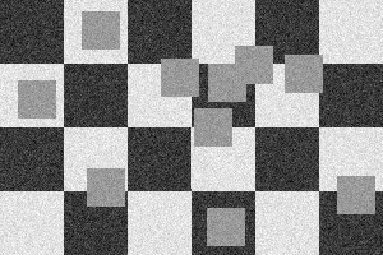
#> input picture Parte2/imagens/chess.png, 383 x 255 px, found by its file name
$ python main.py
#> lines starting #> are read from the running program, lines starting #| are printed output that depends on the picture

import random
import cv2
import os
import numpy as np
import matplotlib.pyplot as plt


def filter2d(image, filter):

    h, w = image.shape  # get width and height
    results = (image*0).astype(float)  # create results same size as image
    for x in range(1, w-1):
        for y in range(1, h-1):
            subimage = (image[y-1:y+2, x-1:x+2]).astype(float)
            subres = np.multiply(subimage, filter)
            som_subres = np.sum(subres)
            results[y, x] = som_subres

    # results = results.astype(np.uint8)
    return results


def main():

    # ------------------------------------------------------

    # Initialization

    # ------------------------------------------------------

    # TODO Create a black image with 400x600
    filename = '/home/mike/sharedVBWindows/MVA_6-24/MVA_24-25/Parte2/imagens/chess.png'
    if not os.path.isfile(filename):
        print('filename ' + filename + ' does not exist')

    # Load the image
    image = cv2.imread(filename,  cv2.IMREAD_GRAYSCALE)
#> image is the input picture: shape (255, 383); min 0, max 255, mean 142.2

    # image = np.zeros((500, 500)).astype(np.uint8)
    # image[200:260, 300:400] = 255
    # h, w = image.shape

    # ------------------------------------------------------
    # Execution
    # ------------------------------------------------------
    threshold = 1.5

    # define a filter for detecting vertical edges
    Fx = np.asarray([[-1, 0, 1],
                    [-2, 0, 2],
                    [-1, 0, 1]], dtype=float)
    print('Fx=\n' + str(Fx))

    result_x = filter2d(image.astype(float)/255, Fx)
#> in filter2d, `results = (image*0).astype(float)`: results: shape (255, 383) float64; every value is 0
#> after the loop in filter2d, `for x in range(1, w-1):`:
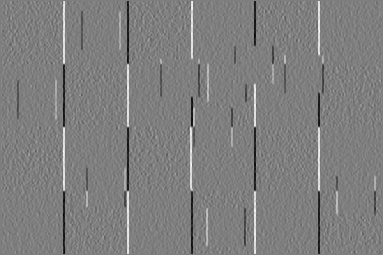
#> results: shape (255, 383) float64; min -3.45, max 3.47, mean -5.65e-05; drawn with min black and max white

    mask_x = (np.abs(result_x) > threshold).astype(np.uint8)*255
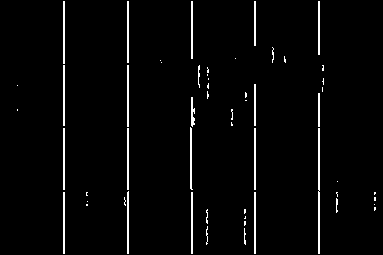
#> mask_x: shape (255, 383); 2.7% white in thin lines or dots

    # define a filter for detecting horizontal edges
    Fy = np.asarray([[-1, 0, 1],
                    [-2, 0, 2],
                    [-1, 0, 1]], dtype=float)
#> Fy = [[-1, 0, 1], [-2, 0, 2], [-1, 0, 1]]
    Fy = Fy.transpose()
#> Fy = [[-1, -2, -1], [0, 0, 0], [1, 2, 1]]
    print('Fy=\n' + str(Fy))
#| Fy=
#| [[-1. -2. -1.]
#|  [ 0.  0.  0.]
#|  [ 1.  2.  1.]]

    result_y = filter2d(image.astype(float)/255, Fy)
#> after the loop in filter2d (call 2), `for x in range(1, w-1):`:
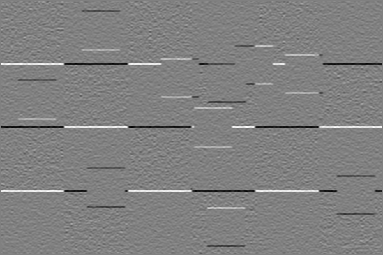
#> results: shape (255, 383) float64; min -3.3, max 3.23, mean 0.000217; drawn with min black and max white

    mask_y = (np.abs(result_y) > threshold).astype(np.uint8)*255
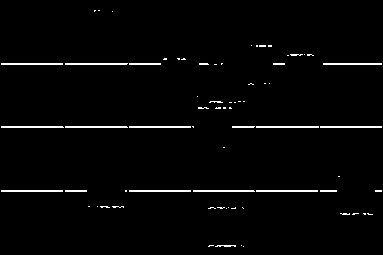
#> mask_y: shape (255, 383); 2.1% white in thin lines or dots

    # ------------------------------------------------------
    # Visualization
    # ------------------------------------------------------

    window_name = 'Image'
    # cv2.namedWindow(window_name, cv2.WINDOW_NORMAL)
    # cv2.resizeWindow(window_name, w*4, h*4)
    cv2.imshow(window_name, image)

    window_name = 'mask_x'
    cv2.imshow(window_name, mask_x)

    window_name = 'mask_y'
    cv2.imshow(window_name, mask_y)

    # Wait for the user to press a key
    cv2.waitKey(0)

    # ------------------------------------------------------
    # Termination
    # ------------------------------------------------------

    # Close all windows
    cv2.destroyAllWindows()


if __name__ == "__main__":

    main()
